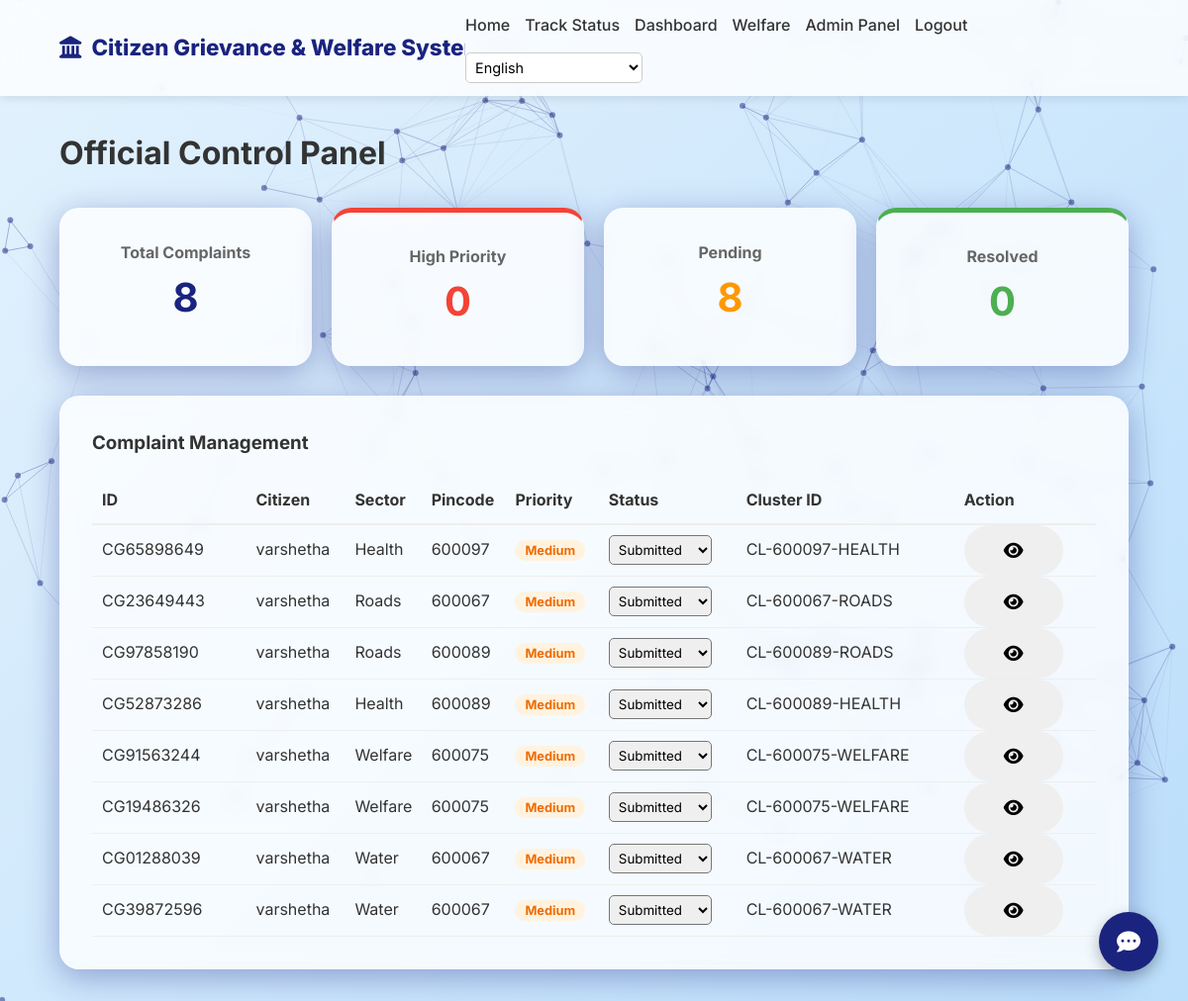
/admin-dashboard (signed in), run on the app's committed database.
### models.py (models this page shows)
class Complaint(db.Model):
    id = db.Column(db.Integer, primary_key=True)
    complaint_id = db.Column(db.String(20), unique=True, nullable=False)
    user_id = db.Column(db.Integer, db.ForeignKey('user.id'), nullable=True)
    citizen_name = db.Column(db.String(100), nullable=False)
    phone = db.Column(db.String(20), nullable=False)
    aadhaar = db.Column(db.String(12), nullable=False)
    address = db.Column(db.Text, nullable=False)
    pincode = db.Column(db.String(10), nullable=False)
    description = db.Column(db.Text, nullable=False)
    sector = db.Column(db.String(50), nullable=False)
    priority = db.Column(db.String(20), nullable=False)
    status = db.Column(db.String(20), default='Submitted') # Submitted, Assigned, In Progress, Resolved
    cluster_id = db.Column(db.String(50), nullable=True)
    created_at = db.Column(db.DateTime, default=datetime.utcnow)
    evidence_path = db.Column(db.String(200), nullable=True)

### app.py (the view)
@app.route('/admin-dashboard')
def admin_dashboard():
    if session.get('role') != 'admin': return redirect(url_for('login'))
    complaints = Complaint.query.all()
    stats = {
        'total': len(complaints),
        'high': len([c for c in complaints if c.priority == 'High']),
        'pending': len([c for c in complaints if c.status != 'Resolved']),
        'resolved': len([c for c in complaints if c.status == 'Resolved'])
    }
    return render_template('admin_dashboard.html', complaints=complaints, stats=stats)

### templates/admin_dashboard.html (shortened to what this page needs)
{% extends "base.html" %}
{% block content %}
<div style="padding: 2rem 5%;">
    <h1 data-i18n="official_panel">Official Control Panel</h1>
    <div style="display:grid; grid-template-columns: repeat(4, 1fr); gap:20px; margin-top:30px;">
        <div class="glass-card" style="text-align:center;">
            <h4 style="color:#666;" data-i18n="total_complaints">Total Complaints</h4>
            <h2 style="font-size:2.5rem; color:var(--primary);">{{ stats.total }}</h2>
        </div>
        <div class="glass-card" style="text-align:center; border-top:5px solid #f44336;">
            <h4 style="color:#666;" data-i18n="high_priority">High Priority</h4>
            <h2 style="font-size:2.5rem; color:#f44336;">{{ stats.high }}</h2>
        </div>
        <div class="glass-card" style="text-align:center;">
            <h4 style="color:#666;" data-i18n="pending">Pending</h4>
            <h2 style="font-size:2.5rem; color:#ff9800;">{{ stats.pending }}</h2>
        </div>
        <div class="glass-card" style="text-align:center; border-top:5px solid #4caf50;">
            <h4 style="color:#666;" data-i18n="resolved">Resolved</h4>
            <h2 style="font-size:2.5rem; color:#4caf50;">{{ stats.resolved }}</h2>
        </div>
    </div>
    <div class="glass-card" style="margin-top:30px;">
        <h3 data-i18n="complaint_mgmt">Complaint Management</h3>
        <div style="overflow-x: auto; margin-top:20px;">
            <table style="width:100%; border-collapse: collapse;">
                <thead>
                    <tr style="text-align:left; border-bottom:2px solid #eee;">
                        <th style="padding:10px;" data-i18n="id">ID</th>
                        <th data-i18n="citizen">Citizen</th>
                        <th data-i18n="sector">Sector</th>
                        <th data-i18n="pincode">Pincode</th>
                        <th data-i18n="priority">Priority</th>
                        <th data-i18n="status">Status</th>
                        <th data-i18n="cluster_id">Cluster ID</th>
                        <th data-i18n="action">Action</th>
                    </tr>
                </thead>
                <tbody>
                    {% for c in complaints %}
                    <tr style="border-bottom:1px solid #eee;">
                        <td style="padding:10px;">{{ c.complaint_id }}</td>
                        <td>{{ c.citizen_name }}</td>
                        <td>{{ c.sector }}</td>
                        <td>{{ c.pincode }}</td>
                        <td><span class="priority-badge {{ c.priority.lower() }}">{{ c.priority }}</span></td>
                        <td>
                            <select onchange="updateStatus('{{ c.complaint_id }}', this.value)"
                                style="padding:5px; border-radius:5px;">
                                <option value="Submitted" {% if c.status=='Submitted' %}selected{% endif %}>Submitted
                                </option>
                            </select>
                        </td>
                        <td><code>{{ c.cluster_id }}</code></td>
                        <td><button class="btn" onclick="alert('Viewing: {{ c.description }}')"><i
                                    class="fas fa-eye"></i></button></td>
                    </tr>
                    {% endfor %}
                </tbody>
            </table>
        </div>
    </div>
</div>
{% endblock %}

### templates/base.html (shortened to what this page needs)
<!DOCTYPE html>
<html lang="en">
<head>
    <link rel="stylesheet" href="{{ url_for('static', filename='css/style.css') }}">
    <link rel="stylesheet" href="https://cdnjs.cloudflare.com/ajax/libs/font-awesome/6.0.0/css/all.min.css">
</head>
<body>
    <div id="particles-js"></div>
    <nav class="navbar">
        <div class="logo">
            <i class="fas fa-landmark"></i>
            <span data-i18n="title">Citizen Grievance & Welfare</span>
        </div>
        <div class="nav-links">
            <a href="/" data-i18n="home">Home</a>
            <a href="/track-page" data-i18n="track_status">Track Status</a>
            {% if session.get('user_id') %}
            <a href="/dashboard" data-i18n="dashboard">Dashboard</a>
            <a href="/welfare" data-i18n="welfare_nav">Welfare</a>
            {% if session.get('role') == 'admin' %}
            <a href="/admin-dashboard">Admin Panel</a>
            {% endif %}
            <a href="/logout" data-i18n="logout">Logout</a>
            {% else %}
            <a href="/login" data-i18n="login" class="btn btn-login">Login</a>
            <a href="/signup" data-i18n="signup" class="btn btn-signup">Sign Up</a>
            {% endif %}
            <div class="lang-selector">
                <select onchange="changeLanguage(this.value)">
                    <option value="en">English</option>
                </select>
            </div>
        </div>
    </nav>
    <div class="content">
        {% block content %}{% endblock %}
    </div>
    <div class="chatbot-fab" onclick="toggleModal('chatbot-modal')">
        <i class="fas fa-comment-dots"></i>
    </div>
</body>
</html>

### static/css/style.css (style rules this page uses)
:root { --primary: #1a237e; --primary-light: #534bae; --primary-dark: #000051; --secondary: #ff9800; --accent: #f44336; --bg-light: #f5f7fa; --text-dark: #333; --text-light: #fff; --glass: rgba(255, 255, 255, 0.8); --shadow: 0 8px 32px 0 rgba(31, 38, 135, 0.37); }
* { margin: 0; padding: 0; box-sizing: border-box; font-family: 'Inter', sans-serif; }
body { background-color: var(--bg-light); color: var(--text-dark); line-height: 1.6; overflow-x: hidden; }
#particles-js { position: fixed; width: 100%; height: 100%; z-index: -1; background: linear-gradient(135deg, #e3f2fd 0%, #bbdefb 100%); }
.navbar { background: var(--glass); backdrop-filter: blur(10px); padding: 0.8rem 5%; display: flex; justify-content: space-between; align-items: center; position: sticky; top: 0; z-index: 1000; box-shadow: 0 2px 10px rgba(0, 0, 0, 0.1); flex-wrap: nowrap; }
.logo { display: flex; align-items: center; gap: 10px; font-weight: 800; font-size: 1.4rem; color: var(--primary); max-width: 50%; line-height: 1.2; flex-shrink: 1; min-width: 0; overflow: hidden; text-overflow: ellipsis; white-space: nowrap; }
.nav-links { display: flex; gap: 15px; align-items: center; flex-wrap: wrap; }
.nav-links a { text-decoration: none; color: var(--text-dark); font-weight: 500; transition: 0.3s; }
.lang-selector select { padding: 5px; border-radius: 5px; border: 1px solid #ccc; background: white; font-size: 0.9rem; }
.btn { padding: 15px 40px; font-size: 1.1rem; border-radius: 35px; border: none; cursor: pointer; font-weight: 700; transition: 0.3s transform; text-decoration: none; display: inline-block; }
.glass-card { background: var(--glass); backdrop-filter: blur(8px); border-radius: 20px; border: 1px solid rgba(255, 255, 255, 0.18); box-shadow: var(--shadow); padding: 2rem; }
.chatbot-fab { position: fixed; bottom: 30px; right: 30px; width: 60px; height: 60px; background: var(--primary); border-radius: 50%; display: flex; justify-content: center; align-items: center; color: white; font-size: 1.5rem; cursor: pointer; box-shadow: 0 5px 15px rgba(0, 0, 0, 0.3); z-index: 2000; transition: 0.3s; }

### templates/admin_dashboard.html (style rules this page uses)
.priority-badge { padding: 3px 10px; border-radius: 10px; font-size: 0.8rem; font-weight: bold; }
.medium { background: #fff3e0; color: #ef6c00; }

### data on the page
Complaint: complaint_id "CG65898649", citizen_name "varshetha", sector "Health", pincode "600097", priority "Medium", status+complaint "Submitted", cluster_id "CL-600097-HEALTH"
Complaint: complaint_id "CG23649443", citizen_name "varshetha", sector "Roads", pincode "600067", priority "Medium", status+complaint "Submitted", cluster_id "CL-600067-ROADS"
Complaint: complaint_id "CG97858190", citizen_name "varshetha", sector "Roads", pincode "600089", priority "Medium", status+complaint "Submitted", cluster_id "CL-600089-ROADS"
Complaint: complaint_id "CG52873286", citizen_name "varshetha", sector "Health", pincode "600089", priority "Medium", status+complaint "Submitted", cluster_id "CL-600089-HEALTH"
Complaint: complaint_id "CG91563244", citizen_name "varshetha", sector "Welfare", pincode "600075", priority "Medium", status+complaint "Submitted", cluster_id "CL-600075-WELFARE"
Complaint: complaint_id "CG19486326", citizen_name "varshetha", sector "Welfare", pincode "600075", priority "Medium", status+complaint "Submitted", cluster_id "CL-600075-WELFARE"
Complaint: complaint_id "CG01288039", citizen_name "varshetha", sector "Water", pincode "600067", priority "Medium", status+complaint "Submitted", cluster_id "CL-600067-WATER"
Complaint: complaint_id "CG39872596", citizen_name "varshetha", sector "Water", pincode "600067", priority "Medium", status+complaint "Submitted", cluster_id "CL-600067-WATER"

### other printed values
{{ stats.total }} "8"
{{ stats.high }} "0"
{{ stats.pending }} "8"
{{ stats.resolved }} "0"
